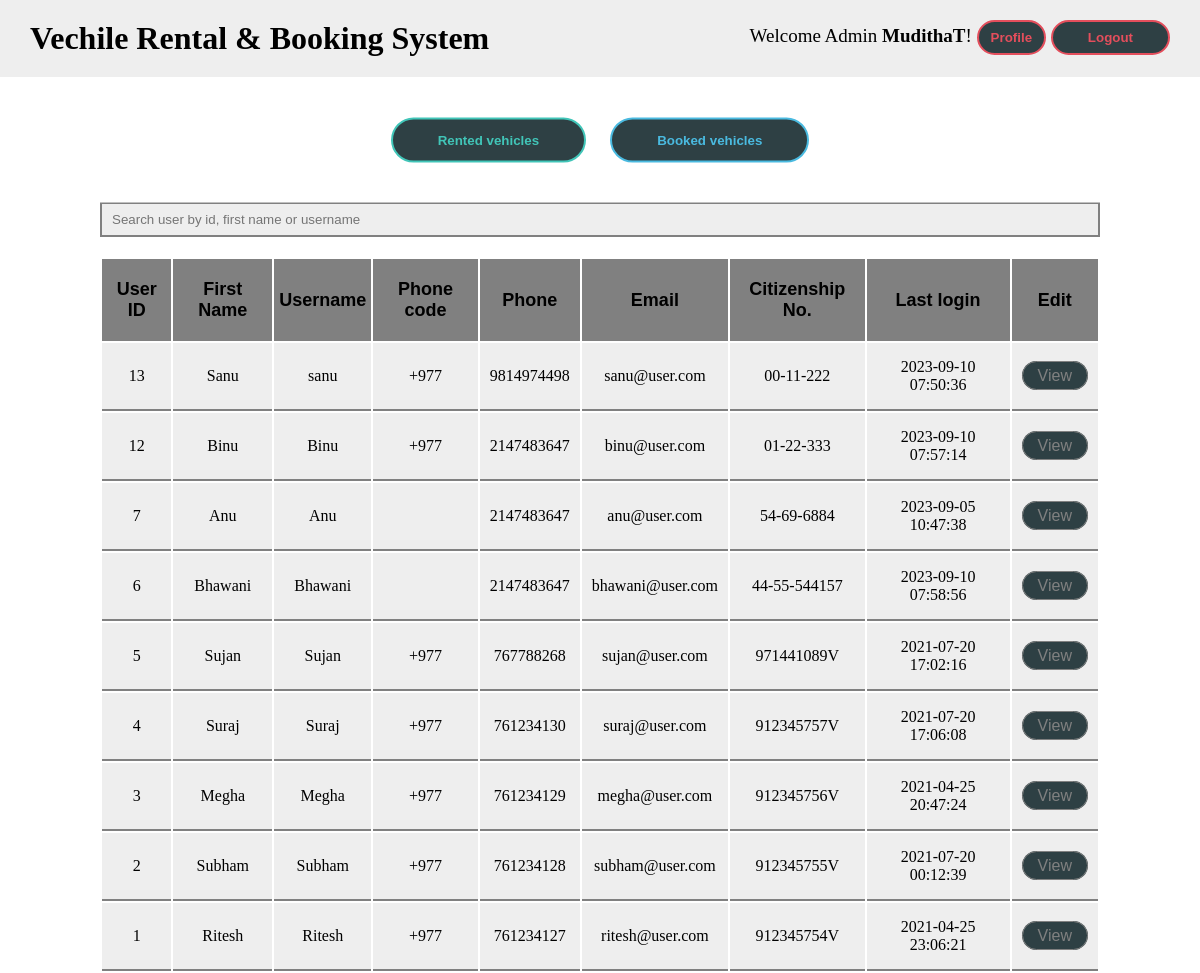
The page /adminhome.php (signed in) on the database its author committed.
### tables this page shows
CREATE TABLE `user` (
  `id` int(11) NOT NULL,
  `first_name` varchar(50) NOT NULL,
  `last_name` varchar(50) NOT NULL,
  `username` varchar(20) NOT NULL,
  `ad_line1` varchar(100) NOT NULL,
  `ad_line2` varchar(100) NOT NULL,
  `ad_line3` varchar(100) NOT NULL,
  `phone_code` varchar(5) NOT NULL,
  `phone_number` varchar(15) NOT NULL,
  `nic` varchar(20) NOT NULL,
  `email` varchar(50) NOT NULL,
  `gender` varchar(10) NOT NULL,
  `password` varchar(40) NOT NULL,
  `re_password` varchar(40) NOT NULL,
  `last_login` datetime NOT NULL,
  `is_deleted` tinyint(1) NOT NULL
);

### adminhome.php (the view, shortened to what this page needs)
<?php require_once('inc/Connection.php'); ?>
<?php
	$users_list = '';
	$search = '';
	if(isset($_GET['search'])){
		$search = mysqli_real_escape_string($Connection, $_GET['search']);
		$query = "SELECT * FROM user WHERE (id LIKE '%{$search}%' OR first_name LIKE '%{$search}%' OR username LIKE '%{$search}%') AND  is_deleted = 0 ORDER BY id DESC";
	}else{
		$query = "SELECT * FROM user WHERE is_deleted = 0 ORDER BY id DESC";
	}
	$users = mysqli_query($Connection, $query);
	if($users){
		if(mysqli_num_rows($users) > 0){
			while ($user = mysqli_fetch_assoc($users)) {
				$users_list.="<tr>";
				$users_list.="<td>{$user['id']}</td>";
				$users_list.="<td>{$user['first_name']}</td>";
				$users_list.="<td>{$user['username']}</td>";
				$users_list.="<td>{$user['phone_code']}</td>";
				$users_list.="<td>{$user['phone_number']}</td>";
				$users_list.="<td>{$user['email']}</td>";
				$users_list.="<td>{$user['nic']}</td>";
				$users_list.="<td>{$user['last_login']}</td>";
				$users_list.="<td><a href=\"view-user.php?user_id={$user['id']}\">View</a></td>";
				$users_list.="</tr>";
			}
		}else{
		}
	}else{
		echo "Database query failed";
	}
?>
<!DOCTYPE html>
<html>
<head>
	<link rel="stylesheet" type="text/css" href="css/adminhome.css">
	<link rel="stylesheet" href="https://cdnjs.cloudflare.com/ajax/libs/font-awesome/5.12.0-2/css/all.min.css" />
</head>
<body>
	<div class="Container">
		<?php require_once('inc/adminhdr.php'); ?>
		<div class="Main">
			<div class="Mainbuttons">
				<p>
					<a href="vehiclelist-rented.php"><button class="rented">Rented vehicles</button></a>
					<a href="vehiclelist-booked.php"><button class="booked">Booked vehicles</button></a>
				</p>
			</div>
			<form action="adminhome.php" method="get">
				<div class="Search">
					<input type="text" name="search" placeholder="Search user by id, first name or username" value="<?php echo $search ?>" required autofocus>
				</div>
			</form>
			<div class="Maintable">
				<table class="User-list">
				<tr>
					<th>User ID</th>
					<th>First Name</th>
					<th>Username</th>
					<th>Phone code</th>
					<th>Phone</th>
					<th>Email</th>
					<th>Citizenship No.</th>
					<th>Last login</th>
					<th>Edit</th>
				</tr>
				<?php echo $users_list; ?>
		</table>
			</div>
		</div>
	</div>
</body>
</html>

### adminhdr.php (shortened to what this page needs)
<!DOCTYPE html>
<html>
<head>
</head>
<body>
	<header class="clearfix">
			<a href="adminhome.php" style="color: #000;"><h1>Vechile Rental & Booking System</h1></a>
			<p>Welcome Admin <b ><?php echo $_SESSION['username']; ?></b>! <a href="admins.php"><button style="padding: 8px 12px;">Profile</button></a> <a href="adminlogout.php"><button>Logout</button></a></p>
	</header>
</body>
</html>

### adminhome.css (style rules this page uses)
* { margin: 0; padding: 0; }
.clearfix { overflow: auto; }
a { text-decoration: none; }
header { background-color: #eee; position: sticky; top: 0; }
header h1 { float: left; padding: 20px 30px; }
header p { float: right; padding: 20px 30px; font-size: 19px; }
header p button { font-weight:bold; padding: 8px 35px; border-radius: 20px; color: #e44e5c; font-family: sans-serif; border: 2px solid #e44e5c; background-color: #2e4044 }
.Main .Mainbuttons { position: sticky; top: 77.5px; }
.Main .Mainbuttons p { text-align: center; padding: 40px 0; background-color: #fff; }
.Main .Mainbuttons p button { padding: 13px 45px; border-radius: 30px; color: #fff; font-family: sans-serif; background-color: #2e4044 }
.Main .Mainbuttons p button.rented { margin-right: 10px; border: 2px solid #41c5b8; color: #41c5b8;font-weight:bold; }
.Main .Mainbuttons p button.booked { margin-left: 10px; border: 2px solid #4abae0; color: #4abae0;font-weight:bold; }
.Search { text-align: center; background-color: #fff; width: 1000px; padding-bottom: 20px; margin: 0 auto; }
.Search input { width: 976px; padding: 8px 10px; background-color: #eee; border: 2px solid #808080; }
.Maintable { width: 1000px; margin: 0 auto; }
.Maintable table { align-items: center; width: 100%; background-color: #fff; }
.Maintable table th { padding: 20px 5px; background-color: #808080; text-align: center; font-size: 18px; font-family: sans-serif; }
.Maintable table td { padding: 15px 10px; background-color: #eee; border-bottom: 2px solid #808080; text-align: center; }
.Maintable table td a { font-family: sans-serif; padding: 5px 15px; background-color: #2e4044; border-radius: 20px; color: #808080; border: 1px solid #808080; }

### adminhdr.php (style rules this page uses)
* { margin: 0; padding: 0; }
.clearfix { overflow: auto; }
a { text-decoration: none; transition-duration: .30s; }
button { transition-duration: .40s; }
header { background-color: #eee; position: sticky; top: 0; }
header h1 { float: left; padding: 20px 30px; }
header p { float: right; padding: 20px 30px; font-size: 19px; }
header p button { font-weight:bold; padding: 8px 35px; border-radius: 20px; color: #e44e5c; font-family: sans-serif; border: 2px solid #e44e5c; background-color: #2e4044 }

### rows shown on the page
user: id "13", first_name "Sanu", username "sanu", phone_code "+977", phone_number "9814974498", email "sanu@user.com", nic "00-11-222", last_login "2023-09-10 07:50:36"
user: id "12", first_name "Binu", username "Binu", phone_code "+977", phone_number "2147483647", email "binu@user.com", nic "01-22-333", last_login "2023-09-10 07:57:14"
user: id "7", first_name "Anu", username "Anu", phone_number "2147483647", email "anu@user.com", nic "54-69-6884", last_login "2023-09-05 10:47:38"
user: id "6", first_name "Bhawani", username "Bhawani", phone_number "2147483647", email "bhawani@user.com", nic "44-55-544157", last_login "2023-09-10 07:58:56"
user: id "5", first_name "Sujan", username "Sujan", phone_code "+977", phone_number "767788268", email "sujan@user.com", nic "971441089V", last_login "2021-07-20 17:02:16"
user: id "4", first_name "Suraj", username "Suraj", phone_code "+977", phone_number "761234130", email "suraj@user.com", nic "912345757V", last_login "2021-07-20 17:06:08"
user: id "3", first_name "Megha", username "Megha", phone_code "+977", phone_number "761234129", email "megha@user.com", nic "912345756V", last_login "2021-04-25 20:47:24"
user: id "2", first_name "Subham", username "Subham", phone_code "+977", phone_number "761234128", email "subham@user.com", nic "912345755V", last_login "2021-07-20 00:12:39"
user: id "1", first_name "Ritesh", username "Ritesh", phone_code "+977", phone_number "761234127", email "ritesh@user.com", nic "912345754V", last_login "2021-04-25 23:06:21"

### other values the page prints
$_SESSION['username'] "MudithaT"
